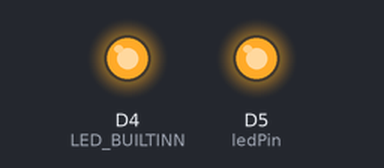
The sketch below on a simulated ESP8266 (NodeMCU). Parts: output pins drawn as LEDs (lit = HIGH).

Above: at 2.5 s.
At 5.2 s:
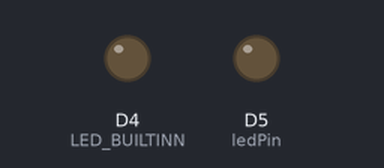
Timing chart, 0 to 7.2 s (numbered marks = the images above):
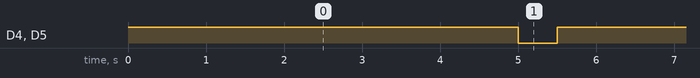

The sketch:

blink_relay_test.ino
```cpp
#define LED_BUILTINN D4
const int ledPin = 14;

  void setup() {
    pinMode(LED_BUILTINN, OUTPUT);     // Initialize the LED_BUILTIN pin as an output
    pinMode(ledPin, OUTPUT);
  }

  // the loop function runs over and over again forever
  void loop() {
    digitalWrite(LED_BUILTINN, HIGH);   // Turn the LED on (Note that LOW is the voltage level
    // but actually the LED is on; this is because
    // it is active low on the ESP-01)
    digitalWrite(ledPin, HIGH);
    delay(5000);                      // Wait for a second
    digitalWrite(LED_BUILTINN, LOW);  // Turn the LED off by making the voltage HIGH
    digitalWrite(ledPin, LOW);
    delay(500);                      // Wait for two seconds (to demonstrate the active low LED)
  }
```

Measured:
- by itself, D4 (LED_BUILTINN), D5 (ledPin): alternates HIGH for 5.0 s and LOW for 0.50 s
